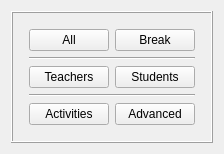
      <widget class="QWidget" name="timeConstraintsTab">
       <attribute name="title">
        <string comment="It is a tab for shortcut buttons to time constraints, so it refers to time constraints, but we need to keep it short, that is why I don't add also 'constraints'">Time</string>
       </attribute>
       <layout class="QGridLayout" name="gridLayout_14">
        <item row="0" column="1">
         <spacer name="verticalSpacer_4">
          <property name="orientation">
           <enum>Qt::Vertical</enum>
          </property>
          <property name="sizeHint" stdset="0">
           <size>
            <width>20</width>
            <height>0</height>
           </size>
          </property>
         </spacer>
        </item>
        <item row="1" column="0">
         <spacer name="horizontalSpacer_3">
          <property name="orientation">
           <enum>Qt::Horizontal</enum>
          </property>
          <property name="sizeHint" stdset="0">
           <size>
            <width>0</width>
            <height>20</height>
           </size>
          </property>
         </spacer>
        </item>
        <item row="1" column="1">
         <widget class="QFrame" name="frameTime">
          <property name="frameShape">
           <enum>QFrame::Box</enum>
          </property>
          <property name="frameShadow">
           <enum>QFrame::Raised</enum>
          </property>
          <layout class="QGridLayout" name="gridLayout_7">
           <property name="leftMargin">
            <number>16</number>
           </property>
           <property name="topMargin">
            <number>16</number>
           </property>
           <property name="rightMargin">
            <number>16</number>
           </property>
           <property name="bottomMargin">
            <number>16</number>
           </property>
           <item row="0" column="0">
            <layout class="QGridLayout" name="gridLayout_3">
             <item row="0" column="0">
              <widget class="QPushButton" name="shortcutAllTimeConstraintsPushButton">
               <property name="text">
                <string comment="It refers to all time constraints (it is the text of a button for activating all time constraints dialog on the main form). It is on the shortcuts tab buttons, so keep translation short">All</string>
               </property>
              </widget>
             </item>
             <item row="0" column="1">
              <widget class="QPushButton" name="shortcutBreakTimeConstraintsPushButton">
               <property name="text">
                <string comment="Refers to break constraints (it is a button in the shortcuts tab on main form)">Break</string>
               </property>
              </widget>
             </item>
             <item row="2" column="0">
              <widget class="QPushButton" name="shortcutTeachersTimeConstraintsPushButton">
               <property name="text">
                <string comment="It is on the shortcuts tab buttons, so keep translation short">Teachers</string>
               </property>
              </widget>
             </item>
             <item row="2" column="1">
              <widget class="QPushButton" name="shortcutStudentsTimeConstraintsPushButton">
               <property name="text">
                <string comment="It is on the shortcuts tab buttons, so keep translation short">Students</string>
               </property>
              </widget>
             </item>
             <item row="4" column="0">
              <widget class="QPushButton" name="shortcutActivitiesTimeConstraintsPushButton">
               <property name="text">
                <string comment="It is on the shortcuts tab buttons, so keep translation short">Activities</string>
               </property>
              </widget>
             </item>
             <item row="4" column="1">
              <widget class="QPushButton" name="shortcutAdvancedTimeConstraintsPushButton">
               <property name="text">
                <string>Advanced</string>
               </property>
              </widget>
             </item>
             <item row="1" column="0" colspan="2">
              <widget class="Line" name="line_9">
               <property name="orientation">
                <enum>Qt::Horizontal</enum>
               </property>
              </widget>
             </item>
             <item row="3" column="0" colspan="2">
              <widget class="Line" name="line_10">
               <property name="orientation">
                <enum>Qt::Horizontal</enum>
               </property>
              </widget>
             </item>
            </layout>
           </item>
          </layout>
         </widget>
        </item>
        <item row="1" column="2">
         <spacer name="horizontalSpacer_4">
          <property name="orientation">
           <enum>Qt::Horizontal</enum>
          </property>
          <property name="sizeHint" stdset="0">
           <size>
            <width>0</width>
            <height>20</height>
           </size>
          </property>
         </spacer>
        </item>
        <item row="2" column="1">
         <spacer name="verticalSpacer_3">
          <property name="orientation">
           <enum>Qt::Vertical</enum>
          </property>
          <property name="sizeHint" stdset="0">
           <size>
            <width>20</width>
            <height>0</height>
           </size>
          </property>
         </spacer>
        </item>
       </layout>
      </widget>
